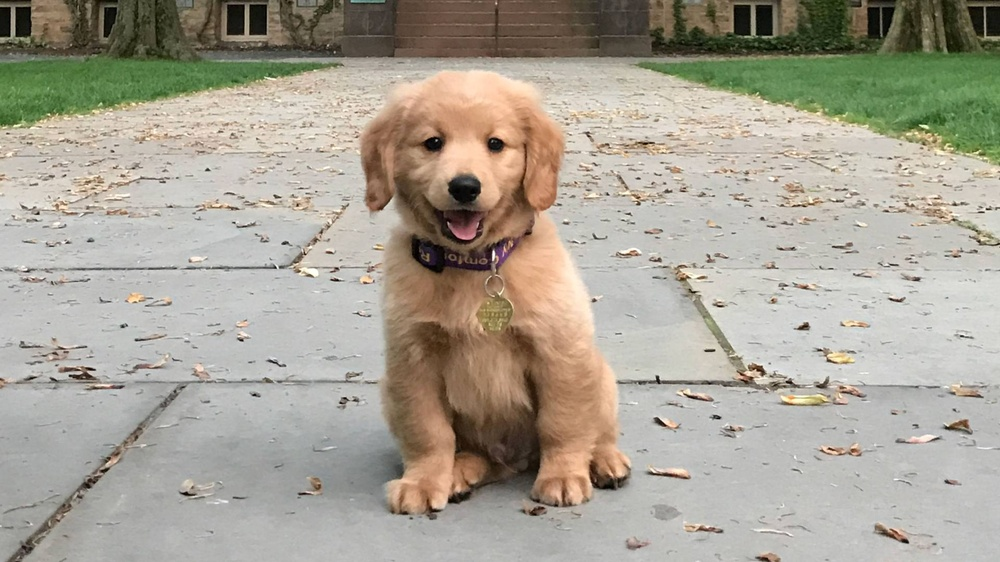
#> input picture images/dog.jpg, 1000 x 562 px, shrunk from 1920 x 1080 before the run
$ jupyter execute reducao-dimensionalidade.ipynb   (shell and % lines are left out)
#> lines starting #> are read from the running program, lines starting #| are printed output that depends on the picture; after the words box and inside, x2 and y2 are one past the last pixel; in counts of white or black regions, pixels touching at a corner belong together
[cell 1]
# Instala a biblioteca Pillow, que é usada para processamento de imagens em Python.

[cell 2]
from PIL import Image

[cell 3]
def rgb_to_grayscale(image_path):
    """
    Converte uma imagem RGB para escala de cinza.

    Args:
        image_path (str): O caminho para a imagem que será convertida.

    Returns:
        Image: A imagem convertida para escala de cinza.

    """
#> called with image_path = '../images/dog.jpg'
    image = Image.open(image_path)
#> image is the input picture: PIL image 1000x562 RGB; mean R, G, B 168.1, 162.3, 148.8
    width, height = image.size
#> width = 1000; height = 562

    for x in range(width):
        for y in range(height):
            r, g, b = image.getpixel((x, y))
            gray = int((r * 0.299) + (g * 0.587) + (b * 0.114))
            image.putpixel((x, y), (gray, gray, gray))
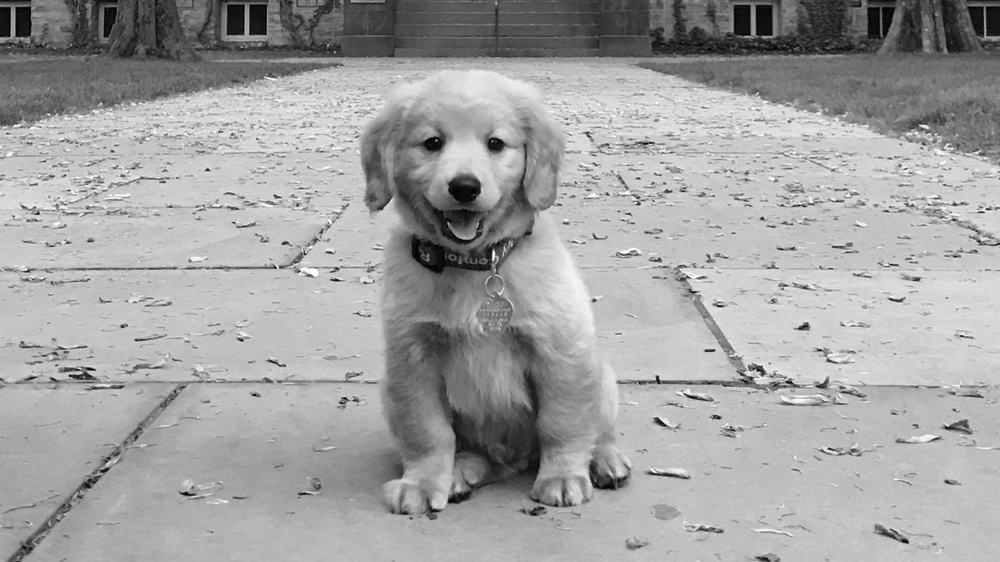
#> image: PIL image 1000x562 RGB; min 0, max 254, mean 162

    return image

[cell 4]
def grayscale_to_black_and_white(image, threshold = 127):
    """
    Converte uma imagem em escala de cinza para preto e branco com base em um limiar.

    Args:
        image_path (str): O caminho para a imagem em escala de cinza.
        threshold (int, opcional): O valor do limiar para a conversão. Pixels com valor menor que o limiar serão convertidos para preto (0, 0, 0),
                                    e pixels com valor maior ou igual ao limiar serão convertidos para branco (255, 255, 255). O valor padrão é 127.

    Returns:
        PIL.Image.Image: A imagem convertida em preto e branco.
    """
#> called with threshold = 127
    width, height = image.size
#> width = 1000; height = 562

    for x in range(width):
        for y in range(height):
            color = image.getpixel((x, y))[0]
            if color < threshold:
                image.putpixel((x, y), (0, 0, 0))
            else:
                image.putpixel((x, y), (255, 255, 255))
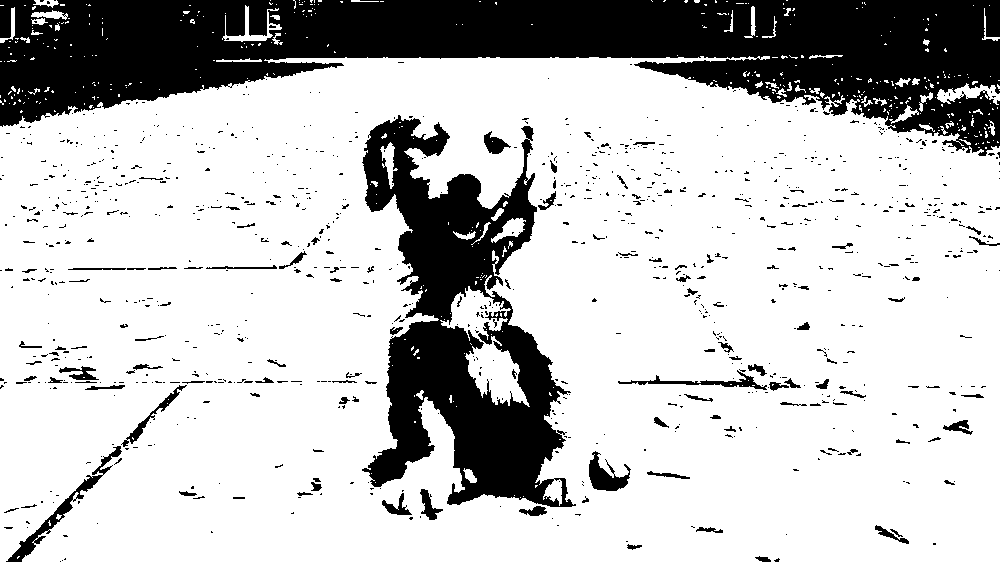
#> image: PIL image 1000x562 RGB; 75.9% white; 965 black regions (842 under 20 px), largest, box (x1, y1, x2, y2) and area: (0, 0, 1000, 156) 83387, (362, 115, 576, 507) 38461, (6, 446, 122, 562) 1309

    return image
